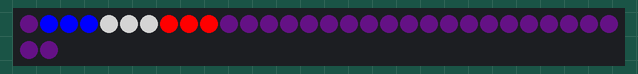
Simulated run of this sketch. Board: Arduino Uno, built with avr-gcc and run on an emulated ATmega328P. Shown: 32 RGB LEDs in strip order, left to right, continuing on the next row.

Above: at 3.3 s.
At 3.9 s:
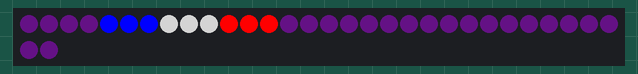
At 4.7 s:
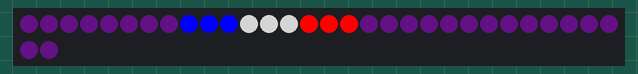
At 6.3 s:
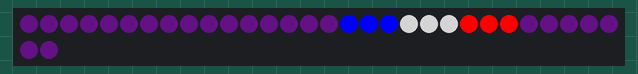
At 7.7 s:
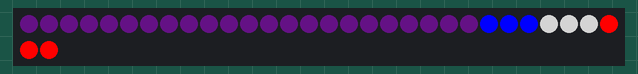
At 9.3 s:
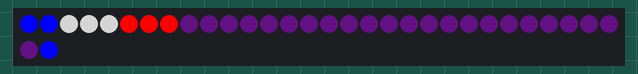

The sketch:

moving_simple_pattern.ino
```cpp
//***************************************************************
// Moving simple pattern
// It will wrap around, and the direction can be reversed.
// This is done a bit different then you might expect as I'm
// filling a seperate CRGB array with the custom colors/pattern
// just once in setup().  Then coping that into the main leds
// array as needed when moving it around.  There are certanly
// fancier ways to do this, but this gets a simple pattern like
// going quickly.
//
// Marc Miller, Aug 2018
//***************************************************************

#include "FastLED.h"
#define LED_TYPE LPD8806
#define DATA_PIN 11
#define CLOCK_PIN 13
#define NUM_LEDS 32
#define COLOR_ORDER GRB
#define BRIGHTNESS 255

CRGB leds[NUM_LEDS];  //what gets displayed
CRGB base[NUM_LEDS];

int8_t delta = 1;  // 1 or -1.  (Negative value reverses direction.)
#define RATE 200  //how fast patern moves (smaller number is faster)

uint8_t pos = 0;  // position along strip


//---------------------------------------------------------------
void setup() {
  Serial.begin(115200);  // Allows serial monitor output (check your baud rate)
  delay(3000);  // Startup delay
  FastLED.addLeds<LED_TYPE,DATA_PIN,CLOCK_PIN,COLOR_ORDER>(leds, NUM_LEDS);  // ***For strips using Clock.
  //FastLED.addLeds<LED_TYPE,DATA_PIN>(leds, NUM_LEDS);  // ***For Clock-less strips.
  FastLED.setBrightness(BRIGHTNESS);

  //setup custom colors/pattern in the base array
  fill_solid( base, NUM_LEDS, CHSV(200,160,55) );  // base color
  base[0] = base[1] = base[2] = CRGB::Blue;  //custom colors
  base[3] = base[4] = base[5] = CRGB::Grey;
  base[6] = base[7] = base[8] = CRGB::Red;
} //end setup


//---------------------------------------------------------------
void loop() {
  EVERY_N_MILLISECONDS(RATE) {

    for (uint8_t i = 0; i < NUM_LEDS; i++) {
      leds[mod8(pos + delta + i, NUM_LEDS)] = base[i];
    }
    FastLED.show();  // Display the pixels.
    pos = pos + delta;

  } //end EVERY_N

} //end MAIN LOOP
```

Measured:
- by itself, everything shown: repeats every 6.4 s, in 32 steps
